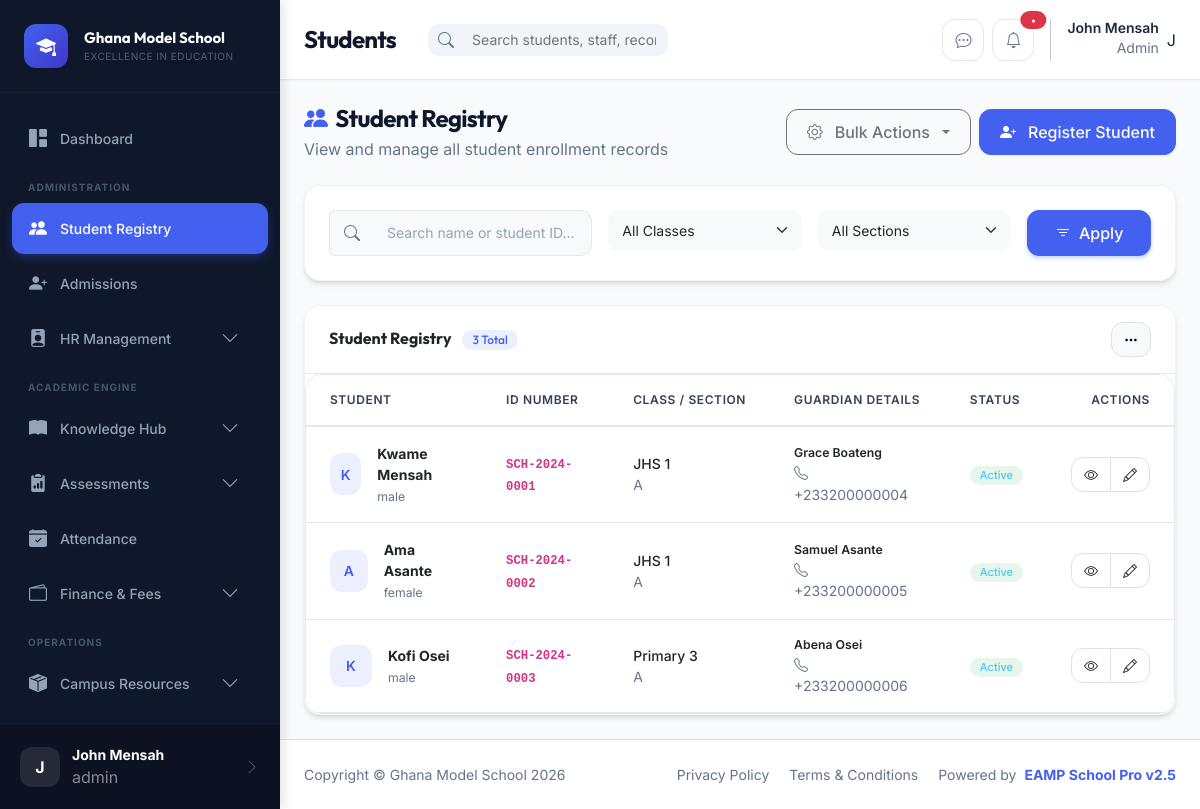
Page /students (signed in) on the committed database.
### tables this page shows
CREATE TABLE students (
    id INT PRIMARY KEY AUTO_INCREMENT,
    user_id INT,
    student_id VARCHAR(20) UNIQUE NOT NULL,
    first_name VARCHAR(50) NOT NULL,
    last_name VARCHAR(50) NOT NULL,
    date_of_birth DATE NOT NULL,
    gender ENUM('male','female','other') NOT NULL,
    guardian_name VARCHAR(100) NOT NULL,
    guardian_phone VARCHAR(20) NOT NULL,
    guardian_email VARCHAR(100),
    address TEXT,
    photo VARCHAR(255),
    section_id INT,
    admission_date DATE NOT NULL,
    status ENUM('active','graduated','transferred','suspended') DEFAULT 'active',
    created_at TIMESTAMP DEFAULT CURRENT_TIMESTAMP,
    FOREIGN KEY (user_id) REFERENCES users(id) ON DELETE SET NULL,
    FOREIGN KEY (section_id) REFERENCES sections(id) ON DELETE SET NULL,
    INDEX idx_student_id (student_id),
    INDEX idx_section (section_id),
    INDEX idx_status (status)
);

CREATE TABLE classes (
    id INT PRIMARY KEY AUTO_INCREMENT,
    name VARCHAR(20) NOT NULL,
    level ENUM('nursery','primary','jhs') NOT NULL,
    capacity INT DEFAULT 40,
    created_at TIMESTAMP DEFAULT CURRENT_TIMESTAMP,
    INDEX idx_level (level)
);

CREATE TABLE sections (
    id INT PRIMARY KEY AUTO_INCREMENT,
    class_id INT NOT NULL,
    name VARCHAR(10) NOT NULL,
    class_teacher_id INT,
    created_at TIMESTAMP DEFAULT CURRENT_TIMESTAMP,
    FOREIGN KEY (class_id) REFERENCES classes(id) ON DELETE CASCADE,
    FOREIGN KEY (class_teacher_id) REFERENCES users(id) ON DELETE SET NULL,
    INDEX idx_class (class_id)
);

### modules/students/StudentsController.php (called while the page is built, shortened)
<?php
class StudentsController extends Controller {
    public function index() {
        $model = $this->model('students');
        $classId = $this->get('class_id');
        $sectionId = $this->get('section_id');
        $search = $this->get('search');
        $students = $model->getAllStudents($classId, $sectionId, $search);
        $academicsModel = $this->model('academics');
        $classes = $academicsModel->getClasses();
        $sections = $classId ? $academicsModel->getSectionsByClass($classId) : [];
        $data = [
            'pageTitle' => 'Students',
            'students' => $students,
            'classes' => $classes,
            'sections' => $sections,
            'filters' => [
                'class_id' => $classId,
                'section_id' => $sectionId,
                'search' => $search
            ]
        ];
        $this->view('students/list', $data);
    }
}

### core/Router.php (called while the page is built, shortened)
<?php
class Router {
    public function route($url) {
        $url = $this->parseUrl($url);
        $module = isset($url[0]) ? $url[0] : 'dashboard';
        $action = isset($url[1]) ? $url[1] : 'index';
        $params = array_slice($url, 2);
        $this->loadController($module, $action, $params);
    }
    private function loadController($module, $action, $params = []) {
        $controller = new $controllerClass();
        call_user_func_array([$controller, $action], $params);
    }
    private function parseUrl($url) {
        if (!empty($url)) {
            $url = filter_var($url, FILTER_SANITIZE_URL);
            $url = rtrim($url, '/');
            $url = explode('/', $url);
            return $url;
        }
        return [];
    }
}

### index.php (called while the page is built, shortened)
<?php
require_once CONFIG_PATH . '/database.php';
require_once CORE_PATH . '/Router.php';
require_once CORE_PATH . '/Controller.php';
require_once CORE_PATH . '/Model.php';
require_once CORE_PATH . '/Security.php';
$router = new Router();
$url = isset($_GET['url']) ? $_GET['url'] : '';
$router->route($url);

### core/Security.php (called while the page is built, shortened)
<?php
class Security {
    public static function clean($data) {
        return htmlspecialchars((string)$data, ENT_QUOTES, 'UTF-8');
    }
}

### config/database.php (called while the page is built, shortened)
<?php
function getDbConnection() {
    static $pdo = null;
    if ($pdo === null) {
        try {
            $dsn = "mysql:host=" . DB_HOST . ";dbname=" . DB_NAME . ";charset=" . DB_CHARSET;
            $options = [
                PDO::ATTR_ERRMODE => PDO::ERRMODE_EXCEPTION,
                PDO::ATTR_DEFAULT_FETCH_MODE => PDO::FETCH_ASSOC,
                PDO::ATTR_EMULATE_PREPARES => false,
            ];
            $pdo = new PDO($dsn, DB_USER, DB_PASS, $options);
        } catch (PDOException $e) {
            error_log("Database Connection Error: " . $e->getMessage());
            die("Database connection failed. Please contact the administrator.");
        }
    }
    return $pdo;
}

### modules/students/StudentsModel.php (called while the page is built, shortened)
<?php
class StudentsModel extends Model {
    public function getAllStudents($classId = null, $sectionId = null, $search = null) {
        $sql = "SELECT s.*, sec.name as section_name, c.name as class_name
                FROM students s
                LEFT JOIN sections sec ON s.section_id = sec.id
                LEFT JOIN classes c ON sec.class_id = c.id
                WHERE 1=1";
        $params = [];
        $sql .= " ORDER BY s.created_at DESC";
        return $this->select($sql, $params);
    }
}

### core/Model.php (called while the page is built, shortened)
<?php
class Model {
    protected $db;
    public function __construct() {
        $this->db = getDbConnection();
    }
    protected function select($sql, $params = []) {
        try {
            $stmt = $this->db->prepare($sql);
            $stmt->execute($params);
            return $stmt->fetchAll();
        } catch (PDOException $e) {
            error_log("Database Select Error: " . $e->getMessage());
            return [];
        }
    }
}

### templates/students/list.php (the view, shortened to what this page needs)
<div class="d-flex justify-content-between align-items-center mb-4">
    <div>
        <h1 class="page-title mb-1"><i class="bi bi-people-fill me-2 text-primary"></i>Student Registry</h1>
        <p class="text-muted mb-0">View and manage all student enrollment records</p>
    </div>
    <div class="d-flex gap-2">
        <div class="dropdown">
            <button class="btn btn-outline-secondary dropdown-toggle" type="button" data-bs-toggle="dropdown">
                <i class="bi bi-gear me-1"></i> Bulk Actions
            </button>
        </div>
        <a href="<?php echo BASE_URL; ?>students/add" class="btn btn-primary shadow-sm">
            <i class="bi bi-person-plus-fill me-1"></i> Register Student
        </a>
    </div>
</div>
<div class="card border-0 shadow-sm mb-4">
    <div class="card-body p-4">
        <form action="<?php echo BASE_URL; ?>students" method="GET" class="row g-3">
            <div class="col-lg-4">
                <div class="input-group">
                    <span class="input-group-text bg-light border-end-0"><i class="bi bi-search"></i></span>
                    <input type="text" name="search" class="form-control bg-light border-start-0"
                           placeholder="Search name or student ID..." value="<?php echo Security::clean($filters['search']); ?>">
                </div>
            </div>
            <div class="col-lg-3">
                <select name="class_id" class="form-select bg-light border-0" onchange="loadSections(this.value)">
                    <option value="">All Classes</option>
                </select>
            </div>
            <div class="col-lg-3">
                <select name="section_id" id="section_id" class="form-select bg-light border-0">
                    <option value="">All Sections</option>
                </select>
            </div>
            <div class="col-lg-2">
                <button type="submit" class="btn btn-primary w-100">
                    <i class="bi bi-filter"></i> Apply
                </button>
            </div>
        </form>
    </div>
</div>
<div class="card border-0 shadow-sm overflow-hidden">
    <div class="card-header bg-white py-3">
        <div class="d-flex justify-content-between align-items-center">
            <h6 class="mb-0 fw-bold">Student Registry <span class="badge bg-soft-primary text-primary ms-2"><?php echo count($students); ?> Total</span></h6>
            <div class="dropdown">
                <button class="btn btn-sm btn-light border" type="button" data-bs-toggle="dropdown">
                    <i class="bi bi-three-dots"></i>
                </button>
            </div>
        </div>
    </div>
    <div class="table-responsive">
        <table class="table table-hover align-middle mb-0">
            <thead class="bg-light">
                <tr>
                    <th class="ps-4">Student</th>
                    <th>ID Number</th>
                    <th>Class / Section</th>
                    <th>Guardian Details</th>
                    <th>Status</th>
                    <th class="text-end pe-4">Actions</th>
                </tr>
            </thead>
            <tbody>
                <?php if (!empty($students)): ?>
                    <?php foreach ($students as $student): ?>
                        <tr>
                            <td class="ps-4">
                                <div class="d-flex align-items-center gap-3">
                                    <div class="avatar bg-soft-primary text-primary" style="width: 42px; height: 42px;">
                                        <?php if ($student['photo']): ?>
                                            <img src="<?php echo BASE_URL; ?>uploads/students/<?php echo $student['photo']; ?>"
                                                 class="rounded-circle w-100 h-100 object-fit-cover">
                                        <?php else: ?>
                                            <?php echo strtoupper(substr($student['first_name'], 0, 1)); ?>
                                        <?php endif; ?>
                                    </div>
                                    <div>
                                        <div class="fw-bold mb-0 text-dark"><?php echo Security::clean($student['first_name'] . ' ' . $student['last_name']); ?></div>
                                        <small class="text-muted"><?php echo Security::clean($student['gender']); ?></small>
                                    </div>
                                </div>
                            </td>
                            <td><code class="fw-bold"><?php echo Security::clean($student['student_id']); ?></code></td>
                            <td>
                                <div class="fw-medium"><?php echo Security::clean($student['class_name']); ?></div>
                                <div class="x-small text-muted"><?php echo Security::clean($student['section_name']); ?></div>
                            </td>
                            <td>
                                <div class="small fw-semibold"><?php echo Security::clean($student['guardian_name']); ?></div>
                                <div class="x-small text-muted"><i class="bi bi-telephone"></i> <?php echo Security::clean($student['guardian_phone']); ?></div>
                            </td>
                            <td>
                                <span class="badge rounded-pill <?php echo $student['status'] === 'active' ? 'bg-soft-success text-success' : 'bg-soft-danger text-danger'; ?>">
                                    <?php echo ucfirst($student['status']); ?>
                                </span>
                            </td>
                            <td class="text-end pe-4">
                                <div class="btn-group">
                                    <a href="<?php echo BASE_URL; ?>students/view_profile/<?php echo $student['id']; ?>"
                                       class="btn btn-sm btn-white border shadow-none" title="View Profile">
                                        <i class="bi bi-eye"></i>
                                    </a>
                                    <a href="<?php echo BASE_URL; ?>students/edit/<?php echo $student['id']; ?>"
                                       class="btn btn-sm btn-white border shadow-none" title="Edit">
                                        <i class="bi bi-pencil"></i>
                                    </a>
                                </div>
                            </td>
                        </tr>
                    <?php endforeach; ?>
                <?php endif; ?>
            </tbody>
        </table>
    </div>
</div>

### rows in the picture
students: first_name "K", first_name+last_name "Kwame Mensah", gender "male", student "SCH-2024-0001", classes.name "JHS 1", section.name "A", guardian_name "Grace Boateng", guardian_phone "+233200000004", status "Active"
students: first_name "A", first_name+last_name "Ama Asante", gender "female", student "SCH-2024-0002", classes.name "JHS 1", section.name "A", guardian_name "Samuel Asante", guardian_phone "+233200000005", status "Active"
students: first_name "K", first_name+last_name "Kofi Osei", gender "male", student "SCH-2024-0003", classes.name "Primary 3", section.name "A", guardian_name "Abena Osei", guardian_phone "+233200000006", status "Active"

### other values in the picture
setting('school_name', SCHOOL_NAME) "Ghana Model School"
setting('school_motto', SCHOOL_MOTTO) "EXCELLENCE IN EDUCATION"
substr(Auth::getFullName(), 0, 1) "J"
Auth::getFullName() "John Mensah"
Auth::getRole() "admin"
$pageTitle "Students"
Auth::getRole() "Admin"
count($students) "3"
SCHOOL_NAME "Ghana Model School"
